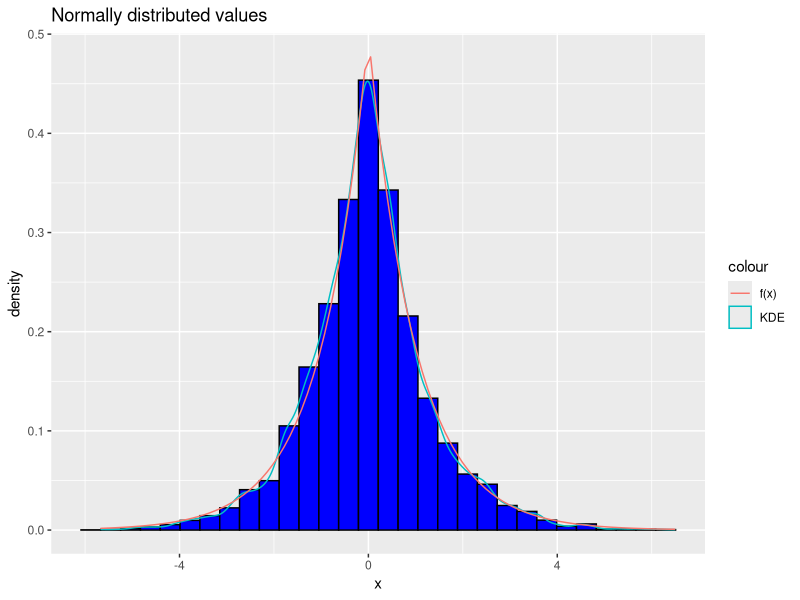
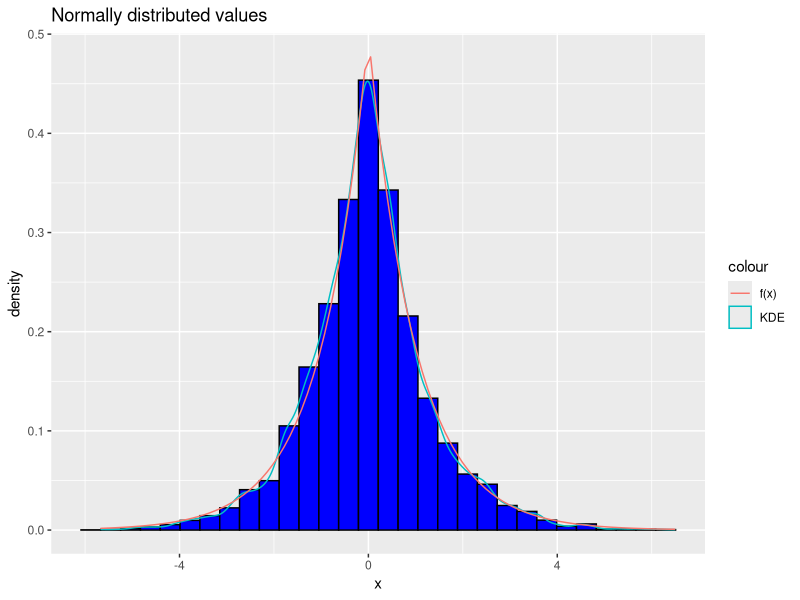

Here is the R script that generated these plots, in order:
# Random walk Metropolis algorithm 
N <- 10000
s <- 1
x <- numeric(N) # create vector 
x[1] <- 0 # initial value

# computing the ratio 
log_function<- function(x) {
  log(0.5) - abs(x)
}

set.seed(12)
for (i in 2:N ) {
  x_star <- rnorm(n = 1, sd = 1, mean = x[i -1]) # normal distribution generator
  r <- log_function(x_star) - log_function(x[i-1])
  u <- runif(1)
  
  if (log(u) < r) {
    x[i] <- x_star} 
  else {
    x[i] <- x[i-1]}}

# histogram with KDE 
library(ggplot2)

set.seed(12)
numbers <- rnorm(n = 10000, sd = 1, mean = 0) # note, mean set as 0!

# convert to data frame
numbers_df <- data.frame(x = x)

ggplot(numbers_df, aes(x=x)) +
  geom_histogram(aes(y = after_stat(density)), colour = 1, fill = "blue")+
  geom_density(aes(colour = "KDE")) + 
  stat_function(fun = function(x) 0.5 * exp(-abs(x)), aes(color = "f(x)"))+ 
  labs(title = "Normally distributed values")
ggsave("Part 1a_Hist,KDE,f(x).png")

# sample mean and std. 
mean <- mean(x)
standard_deviation <- sd(x)
print(mean)
print(standard_deviation)









